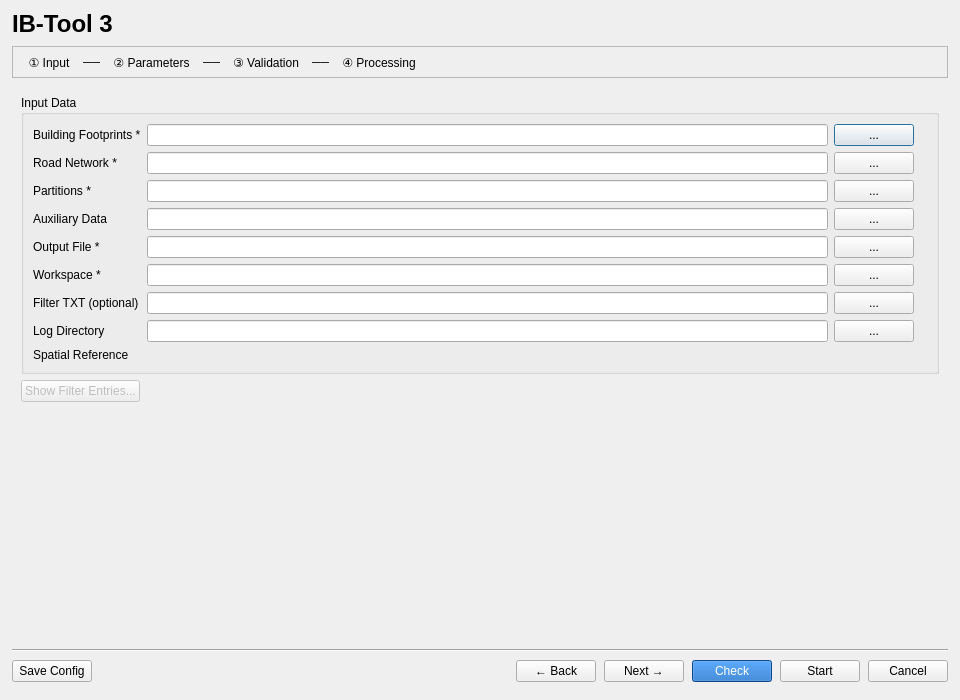
<?xml version="1.0" encoding="UTF-8"?>
<ui version="4.0">
 <class>IBToolDialogBase</class>
 <widget class="QDialog" name="IBToolDialogBase">
  <property name="geometry">
   <rect>
    <x>0</x>
    <y>0</y>
    <width>960</width>
    <height>700</height>
   </rect>
  </property>
  <property name="minimumSize">
   <size>
    <width>960</width>
    <height>700</height>
   </size>
  </property>
  <property name="windowTitle">
   <string>IB-Tool 3</string>
  </property>
  <layout class="QVBoxLayout" name="mainVerticalLayout">
   <property name="spacing">
    <number>8</number>
   </property>
   <property name="leftMargin">
    <number>12</number>
   </property>
   <property name="topMargin">
    <number>10</number>
   </property>
   <property name="rightMargin">
    <number>12</number>
   </property>
   <property name="bottomMargin">
    <number>10</number>
   </property>

   <!-- HEADER -->
   <item>
    <widget class="QLabel" name="label">
     <property name="text">
      <string>IB-Tool 3</string>
     </property>
     <property name="font">
      <font>
       <pointsize>18</pointsize>
       <weight>75</weight>
       <bold>true</bold>
      </font>
     </property>
    </widget>
   </item>

   <!-- STEP INDICATOR -->
   <item>
    <widget class="QFrame" name="stepIndicatorFrame">
     <property name="frameShape">
      <enum>QFrame::StyledPanel</enum>
     </property>
     <property name="frameShadow">
      <enum>QFrame::Raised</enum>
     </property>
     <layout class="QHBoxLayout" name="stepIndicatorLayout">
      <property name="leftMargin">
       <number>8</number>
      </property>
      <property name="rightMargin">
       <number>8</number>
      </property>
      <property name="topMargin">
       <number>4</number>
      </property>
      <property name="bottomMargin">
       <number>4</number>
      </property>
      <item>
       <widget class="QToolButton" name="stepBtn0">
        <property name="text">
         <string>① Input</string>
        </property>
        <property name="autoRaise">
         <bool>true</bool>
        </property>
       </widget>
      </item>
      <item>
       <widget class="QLabel" name="stepSep0">
        <property name="text">
         <string>──</string>
        </property>
       </widget>
      </item>
      <item>
       <widget class="QToolButton" name="stepBtn1">
        <property name="text">
         <string>② Parameters</string>
        </property>
        <property name="autoRaise">
         <bool>true</bool>
        </property>
       </widget>
      </item>
      <item>
       <widget class="QLabel" name="stepSep1">
        <property name="text">
         <string>──</string>
        </property>
       </widget>
      </item>
      <item>
       <widget class="QToolButton" name="stepBtn2">
        <property name="text">
         <string>③ Validation</string>
        </property>
        <property name="autoRaise">
         <bool>true</bool>
        </property>
       </widget>
      </item>
      <item>
       <widget class="QLabel" name="stepSep2">
        <property name="text">
         <string>──</string>
        </property>
       </widget>
      </item>
      <item>
       <widget class="QToolButton" name="stepBtn3">
        <property name="text">
         <string>④ Processing</string>
        </property>
        <property name="autoRaise">
         <bool>true</bool>
        </property>
       </widget>
      </item>
      <item>
       <spacer name="stepSpacer">
        <property name="orientation">
         <enum>Qt::Horizontal</enum>
        </property>
        <property name="sizeHint" stdset="0">
         <size>
          <width>40</width>
          <height>20</height>
         </size>
        </property>
       </spacer>
      </item>
     </layout>
    </widget>
   </item>

   <!-- STACKED WIDGET -->
   <item>
    <widget class="QStackedWidget" name="stackedWidget">

     <!-- PAGE 0: EINGABEDATEN -->
     <widget class="QWidget" name="page0Eingabe">
      <layout class="QVBoxLayout" name="page0Layout">
       <item>
        <widget class="QGroupBox" name="groupBoxInputData">
         <property name="title">
          <string>Input Data</string>
         </property>
         <layout class="QGridLayout" name="inputDataGridLayout">
          <property name="verticalSpacing">
           <number>6</number>
          </property>

          <!-- Row 0: Building Footprints -->
          <item row="0" column="0">
           <widget class="QLabel" name="labelHu">
            <property name="text">
             <string>Building Footprints *</string>
            </property>
            <property name="minimumWidth">
             <number>170</number>
            </property>
           </widget>
          </item>
          <item row="0" column="1">
           <widget class="QLineEdit" name="HuPath">
            <property name="text">
             <string/>
            </property>
           </widget>
          </item>
          <item row="0" column="2">
           <widget class="QPushButton" name="HuButton">
            <property name="text">
             <string>...</string>
            </property>
            <property name="maximumWidth">
             <number>32</number>
            </property>
           </widget>
          </item>
          <item row="0" column="3">
           <widget class="QLabel" name="HuPathStatus">
            <property name="text">
             <string/>
            </property>
            <property name="minimumWidth">
             <number>120</number>
            </property>
           </widget>
          </item>

          <!-- Row 1: Road Network -->
          <item row="1" column="0">
           <widget class="QLabel" name="labelRn">
            <property name="text">
             <string>Road Network *</string>
            </property>
           </widget>
          </item>
          <item row="1" column="1">
           <widget class="QLineEdit" name="RnPath">
            <property name="text">
             <string/>
            </property>
           </widget>
          </item>
          <item row="1" column="2">
           <widget class="QPushButton" name="RnButton">
            <property name="text">
             <string>...</string>
            </property>
            <property name="maximumWidth">
             <number>32</number>
            </property>
           </widget>
          </item>
          <item row="1" column="3">
           <widget class="QLabel" name="RnPathStatus">
            <property name="text">
             <string/>
            </property>
           </widget>
          </item>

          <!-- Row 2: Partitions -->
          <item row="2" column="0">
           <widget class="QLabel" name="labelPart">
            <property name="text">
             <string>Partitions *</string>
            </property>
           </widget>
          </item>
          <item row="2" column="1">
           <widget class="QLineEdit" name="PartPath">
            <property name="text">
             <string/>
            </property>
           </widget>
          </item>
          <item row="2" column="2">
           <widget class="QPushButton" name="PartButton">
            <property name="text">
             <string>...</string>
            </property>
            <property name="maximumWidth">
             <number>32</number>
            </property>
           </widget>
          </item>
          <item row="2" column="3">
           <widget class="QLabel" name="PartPathStatus">
            <property name="text">
             <string/>
            </property>
           </widget>
          </item>

          <!-- Row 3: Auxiliary Data -->
          <item row="3" column="0">
           <widget class="QLabel" name="labelAux">
            <property name="text">
             <string>Auxiliary Data</string>
            </property>
           </widget>
          </item>
          <item row="3" column="1">
           <widget class="QLineEdit" name="AuxPath">
            <property name="text">
             <string/>
            </property>
           </widget>
          </item>
          <item row="3" column="2">
           <widget class="QPushButton" name="AuxButton">
            <property name="text">
             <string>...</string>
            </property>
            <property name="maximumWidth">
             <number>32</number>
            </property>
           </widget>
          </item>
          <item row="3" column="3">
           <widget class="QLabel" name="AuxPathStatus">
            <property name="text">
             <string/>
            </property>
           </widget>
          </item>

          <!-- Row 4: Output File -->
          <item row="4" column="0">
           <widget class="QLabel" name="labelOutput">
            <property name="text">
             <string>Output File *</string>
            </property>
           </widget>
          </item>
          <item row="4" column="1">
           <widget class="QLineEdit" name="OutputPath">
            <property name="text">
             <string/>
            </property>
           </widget>
          </item>
          <item row="4" column="2">
           <widget class="QPushButton" name="OutputButton">
            <property name="text">
             <string>...</string>
            </property>
            <property name="maximumWidth">
             <number>32</number>
            </property>
           </widget>
          </item>
          <item row="4" column="3">
           <widget class="QLabel" name="OutputPathStatus">
            <property name="text">
             <string/>
            </property>
           </widget>
          </item>

          <!-- Row 5: Workspace -->
          <item row="5" column="0">
           <widget class="QLabel" name="labelWorkspace">
            <property name="text">
             <string>Workspace *</string>
            </property>
           </widget>
          </item>
          <item row="5" column="1">
           <widget class="QLineEdit" name="WorkspacePath">
            <property name="text">
             <string/>
            </property>
           </widget>
          </item>
          <item row="5" column="2">
           <widget class="QPushButton" name="WorkspaceButton">
            <property name="text">
             <string>...</string>
            </property>
            <property name="maximumWidth">
             <number>32</number>
            </property>
           </widget>
          </item>
          <item row="5" column="3">
           <widget class="QLabel" name="WorkspacePathStatus">
            <property name="text">
             <string/>
            </property>
           </widget>
          </item>

          <!-- Row 6: Filter TXT -->
          <item row="6" column="0">
           <widget class="QLabel" name="labelFilter">
            <property name="text">
             <string>Filter TXT (optional)</string>
            </property>
           </widget>
          </item>
          <item row="6" column="1">
           <widget class="QLineEdit" name="FilterPath">
            <property name="text">
             <string/>
            </property>
           </widget>
          </item>
          <item row="6" column="2">
           <widget class="QPushButton" name="FilterButton">
            <property name="text">
             <string>...</string>
            </property>
            <property name="maximumWidth">
             <number>32</number>
            </property>
           </widget>
          </item>
          <item row="6" column="3">
           <widget class="QLabel" name="FilterPathStatus">
            <property name="text">
             <string/>
            </property>
           </widget>
          </item>

          <!-- Row 7: Log Directory -->
          <item row="7" column="0">
           <widget class="QLabel" name="labelLogDir">
            <property name="text">
             <string>Log Directory</string>
            </property>
           </widget>
          </item>
          <item row="7" column="1">
           <widget class="QLineEdit" name="LogDirPath">
            <property name="text">
             <string/>
            </property>
           </widget>
          </item>
          <item row="7" column="2">
           <widget class="QPushButton" name="LogDirButton">
            <property name="text">
             <string>...</string>
            </property>
            <property name="maximumWidth">
             <number>32</number>
            </property>
           </widget>
          </item>
          <item row="7" column="3">
           <widget class="QLabel" name="LogDirPathStatus">
            <property name="text">
             <string/>
            </property>
           </widget>
          </item>

          <!-- Row 8: Spatial Reference -->
          <item row="8" column="0">
           <widget class="QLabel" name="labelSpatialRef">
            <property name="text">
             <string>Spatial Reference</string>
            </property>
           </widget>
          </item>
          <item row="8" column="1" colspan="2">
           <widget class="QgsProjectionSelectionWidget" name="SpatialReferenceBox"/>
          </item>

         </layout>
        </widget>
       </item>

       <!-- Filter Preview Button -->
       <item>
        <layout class="QHBoxLayout">
         <item>
          <widget class="QPushButton" name="showFilterButton">
           <property name="text">
            <string>Show Filter Entries...</string>
           </property>
           <property name="enabled">
            <bool>false</bool>
           </property>
          </widget>
         </item>
         <item>
          <spacer>
           <property name="orientation">
            <enum>Qt::Horizontal</enum>
           </property>
           <property name="sizeHint" stdset="0">
            <size>
             <width>40</width>
             <height>20</height>
            </size>
           </property>
          </spacer>
         </item>
        </layout>
       </item>

       <item>
        <spacer>
         <property name="orientation">
          <enum>Qt::Vertical</enum>
         </property>
         <property name="sizeHint" stdset="0">
          <size>
           <width>20</width>
           <height>40</height>
          </size>
         </property>
        </spacer>
       </item>
      </layout>
     </widget>

     <!-- PAGE 1: PARAMETER -->
     <widget class="QWidget" name="page1Parameter">
      <layout class="QVBoxLayout" name="page1Layout">
       <item>
        <widget class="QGroupBox" name="groupBoxParameters">
         <property name="title">
          <string>Settlement Analysis</string>
         </property>
         <layout class="QFormLayout" name="formLayoutParams">
          <property name="fieldGrowthPolicy">
           <enum>QFormLayout::AllNonFixedFieldsGrow</enum>
          </property>
          <property name="rowWrapPolicy">
           <enum>QFormLayout::DontWrapRows</enum>
          </property>
          <property name="horizontalSpacing">
           <number>16</number>
          </property>
          <property name="verticalSpacing">
           <number>8</number>
          </property>

          <item row="0" column="0">
           <widget class="QLabel" name="labelMinOverlap">
            <property name="text">
             <string>Min. Block Overlap (%)</string>
            </property>
            <property name="toolTip">
             <string>Minimum percentage overlap of inner blocks (0–100). Recommended: 15–25</string>
            </property>
           </widget>
          </item>
          <item row="0" column="1">
           <widget class="QSpinBox" name="MinOverlapBlocksBox">
            <property name="alignment">
             <set>Qt::AlignRight|Qt::AlignTrailing|Qt::AlignVCenter</set>
            </property>
            <property name="minimum">
             <number>0</number>
            </property>
            <property name="maximum">
             <number>100</number>
            </property>
            <property name="value">
             <number>18</number>
            </property>
           </widget>
          </item>

          <item row="1" column="0">
           <widget class="QLabel" name="labelGlobalDensity">
            <property name="text">
             <string>Global Footprint Density (%)</string>
            </property>
            <property name="toolTip">
             <string>Global building footprint density in %. Value 0 = calculate automatically.</string>
            </property>
           </widget>
          </item>
          <item row="1" column="1">
           <widget class="QSpinBox" name="GlobalFootprintDensityBox">
            <property name="alignment">
             <set>Qt::AlignRight|Qt::AlignTrailing|Qt::AlignVCenter</set>
            </property>
            <property name="minimum">
             <number>0</number>
            </property>
            <property name="maximum">
             <number>100</number>
            </property>
            <property name="value">
             <number>0</number>
            </property>
           </widget>
          </item>

          <item row="2" column="0">
           <widget class="QLabel" name="labelMinArea">
            <property name="text">
             <string>Min. Building Area (sqm)</string>
            </property>
            <property name="toolTip">
             <string>Minimum building footprint area in sqm. Smaller buildings are ignored. Recommended: 50–100 sqm</string>
            </property>
           </widget>
          </item>
          <item row="2" column="1">
           <widget class="QSpinBox" name="MinAreaBox">
            <property name="alignment">
             <set>Qt::AlignRight|Qt::AlignTrailing|Qt::AlignVCenter</set>
            </property>
            <property name="minimum">
             <number>1</number>
            </property>
            <property name="maximum">
             <number>10000</number>
            </property>
            <property name="value">
             <number>57</number>
            </property>
           </widget>
          </item>

          <item row="3" column="0">
           <widget class="QLabel" name="labelMinBdgCount">
            <property name="text">
             <string>Min. Building Count</string>
            </property>
            <property name="toolTip">
             <string>Minimum number of buildings to form a settlement area. Recommended: 10–30</string>
            </property>
           </widget>
          </item>
          <item row="3" column="1">
           <widget class="QSpinBox" name="MinBdgCountBox">
            <property name="alignment">
             <set>Qt::AlignRight|Qt::AlignTrailing|Qt::AlignVCenter</set>
            </property>
            <property name="minimum">
             <number>1</number>
            </property>
            <property name="maximum">
             <number>10000</number>
            </property>
            <property name="value">
             <number>20</number>
            </property>
           </widget>
          </item>

          <item row="4" column="0">
           <widget class="QLabel" name="labelMinPatchSize">
            <property name="text">
             <string>Min. Patch Size (sqm)</string>
            </property>
            <property name="toolTip">
             <string>Minimum size of an inner area patch in sqm. Recommended: 5000–20000 sqm</string>
            </property>
           </widget>
          </item>
          <item row="4" column="1">
           <widget class="QSpinBox" name="MinPatchSizeBox">
            <property name="alignment">
             <set>Qt::AlignRight|Qt::AlignTrailing|Qt::AlignVCenter</set>
            </property>
            <property name="maximum">
             <number>1000000</number>
            </property>
            <property name="singleStep">
             <number>100</number>
            </property>
            <property name="value">
             <number>10000</number>
            </property>
           </widget>
          </item>

          <item row="5" column="0">
           <widget class="QLabel" name="labelMaxHoleSize">
            <property name="text">
             <string>Max. Hole Size (sqm)</string>
            </property>
            <property name="toolTip">
             <string>Maximum size of holes in sqm that are automatically closed. Recommended: 5000–20000 sqm</string>
            </property>
           </widget>
          </item>
          <item row="5" column="1">
           <widget class="QSpinBox" name="MaxHoleSizeBox">
            <property name="alignment">
             <set>Qt::AlignRight|Qt::AlignTrailing|Qt::AlignVCenter</set>
            </property>
            <property name="maximum">
             <number>1000000</number>
            </property>
            <property name="singleStep">
             <number>100</number>
            </property>
            <property name="value">
             <number>10000</number>
            </property>
           </widget>
          </item>

          <item row="6" column="0">
           <widget class="QLabel" name="labelMaxGapSize">
            <property name="text">
             <string>Max. Gap Size (sqm)</string>
            </property>
            <property name="toolTip">
             <string>Maximum size of gaps in sqm that are closed. Recommended: 2000–10000 sqm</string>
            </property>
           </widget>
          </item>
          <item row="6" column="1">
           <widget class="QSpinBox" name="MaxGapSizeBox">
            <property name="alignment">
             <set>Qt::AlignRight|Qt::AlignTrailing|Qt::AlignVCenter</set>
            </property>
            <property name="maximum">
             <number>100000</number>
            </property>
            <property name="singleStep">
             <number>100</number>
            </property>
            <property name="value">
             <number>4900</number>
            </property>
           </widget>
          </item>

         </layout>
        </widget>
       </item>
       <item>
        <spacer>
         <property name="orientation">
          <enum>Qt::Vertical</enum>
         </property>
         <property name="sizeHint" stdset="0">
          <size>
           <width>20</width>
           <height>40</height>
          </size>
         </property>
        </spacer>
       </item>
      </layout>
     </widget>

     <!-- PAGE 2: VALIDIERUNG & DEBUGGING -->
     <widget class="QWidget" name="page2Validierung">
      <layout class="QVBoxLayout" name="page2Layout">

       <!-- Validation Checklist -->
       <item>
        <widget class="QGroupBox" name="groupBoxValidation">
         <property name="title">
          <string>Validation Checklist</string>
         </property>
         <layout class="QVBoxLayout">
          <item>
           <widget class="QListWidget" name="validationChecklist">
            <item>
             <property name="text">
              <string>(no validation run yet)</string>
             </property>
            </item>
           </widget>
          </item>
         </layout>
        </widget>
       </item>

       <!-- Debugging -->
       <item>
        <widget class="QGroupBox" name="groupBoxDebugging">
         <property name="title">
          <string>Debugging</string>
         </property>
         <layout class="QFormLayout" name="formLayoutDebug">
          <property name="fieldGrowthPolicy">
           <enum>QFormLayout::AllNonFixedFieldsGrow</enum>
          </property>
          <property name="horizontalSpacing">
           <number>16</number>
          </property>
          <property name="verticalSpacing">
           <number>6</number>
          </property>

          <item row="0" column="0">
           <widget class="QLabel" name="labelPartStart">
            <property name="text">
             <string>Partition Start (default -1)</string>
            </property>
           </widget>
          </item>
          <item row="0" column="1">
           <widget class="QLineEdit" name="partstartBox">
            <property name="text">
             <string>-1</string>
            </property>
           </widget>
          </item>

          <item row="1" column="0">
           <widget class="QLabel" name="labelPartEnd">
            <property name="text">
             <string>Partition End (default -1)</string>
            </property>
           </widget>
          </item>
          <item row="1" column="1">
           <widget class="QLineEdit" name="partendBox">
            <property name="text">
             <string>-1</string>
            </property>
           </widget>
          </item>

          <item row="2" column="0">
           <widget class="QLabel" name="labelPartList">
            <property name="text">
             <string>Partition List (default #)</string>
            </property>
           </widget>
          </item>
          <item row="2" column="1">
           <widget class="QLineEdit" name="partlistBox">
            <property name="text">
             <string>#</string>
            </property>
           </widget>
          </item>

          <item row="3" column="0">
           <widget class="QLabel" name="labelLogLevel">
            <property name="text">
             <string>Log Level</string>
            </property>
           </widget>
          </item>
          <item row="3" column="1">
           <widget class="QComboBox" name="LogLevelBox">
           </widget>
          </item>

          <item row="4" column="0">
           <widget class="QLabel" name="labelPartLog">
            <property name="text">
             <string>Delete PartLog at Start</string>
            </property>
           </widget>
          </item>
          <item row="4" column="1">
           <widget class="QCheckBox" name="PartLogBox">
            <property name="text">
             <string/>
            </property>
            <property name="checked">
             <bool>true</bool>
            </property>
           </widget>
          </item>

          <item row="5" column="0">
           <widget class="QLabel" name="labelDebugMode">
            <property name="text">
             <string>Save Faulty Features (Debug Mode)</string>
            </property>
           </widget>
          </item>
          <item row="5" column="1">
           <widget class="QCheckBox" name="DebugModeBox">
            <property name="text">
             <string/>
            </property>
            <property name="checked">
             <bool>false</bool>
            </property>
           </widget>
          </item>

         </layout>
        </widget>
       </item>

      </layout>
     </widget>

     <!-- PAGE 3: VERARBEITUNG & ERGEBNIS -->
     <widget class="QWidget" name="page3Verarbeitung">
      <layout class="QVBoxLayout" name="page3Layout">

       <!-- Phase Label -->
       <item>
        <widget class="QLabel" name="phaseLabel">
         <property name="text">
          <string>Ready</string>
         </property>
         <property name="font">
          <font>
           <weight>75</weight>
           <bold>true</bold>
          </font>
         </property>
        </widget>
       </item>

       <!-- Progress Bar -->
       <item>
        <widget class="QProgressBar" name="ProgressBar">
         <property name="value">
          <number>0</number>
         </property>
        </widget>
       </item>

       <!-- Message Box -->
       <item>
        <widget class="QPlainTextEdit" name="MessageBox">
        </widget>
       </item>

       <!-- Copy Log Button -->
       <item>
        <layout class="QHBoxLayout">
         <item>
          <widget class="QPushButton" name="copyLogButton">
           <property name="text">
            <string>Copy Log</string>
           </property>
          </widget>
         </item>
         <item>
          <spacer>
           <property name="orientation">
            <enum>Qt::Horizontal</enum>
           </property>
           <property name="sizeHint" stdset="0">
            <size>
             <width>40</width>
             <height>20</height>
            </size>
           </property>
          </spacer>
         </item>
        </layout>
       </item>

       <!-- Result Actions Frame (initially hidden) -->
       <item>
        <widget class="QFrame" name="resultActionsFrame">
         <property name="visible">
          <bool>false</bool>
         </property>
         <property name="frameShape">
          <enum>QFrame::StyledPanel</enum>
         </property>
         <layout class="QHBoxLayout">
          <item>
           <widget class="QPushButton" name="resultLoadButton">
            <property name="text">
             <string>Load Result</string>
            </property>
           </widget>
          </item>
          <item>
           <widget class="QPushButton" name="resultOpenDirButton">
            <property name="text">
             <string>Open Directory</string>
            </property>
           </widget>
          </item>
          <item>
           <widget class="QPushButton" name="resultExportLogButton">
            <property name="text">
             <string>Export Log</string>
            </property>
           </widget>
          </item>
          <item>
           <spacer>
            <property name="orientation">
             <enum>Qt::Horizontal</enum>
            </property>
            <property name="sizeHint" stdset="0">
             <size>
              <width>40</width>
              <height>20</height>
             </size>
            </property>
           </spacer>
          </item>
         </layout>
        </widget>
       </item>

      </layout>
     </widget>

    </widget>
   </item>

   <!-- FOOTER SEPARATOR -->
   <item>
    <widget class="QFrame" name="footerSeparator">
     <property name="frameShape">
      <enum>QFrame::HLine</enum>
     </property>
     <property name="frameShadow">
      <enum>QFrame::Sunken</enum>
     </property>
    </widget>
   </item>

   <!-- FOOTER BUTTONS -->
   <item>
    <layout class="QHBoxLayout" name="footerLayout">
     <item>
      <widget class="QPushButton" name="SaveConfigButton">
       <property name="text">
        <string>Save Config</string>
       </property>
      </widget>
     </item>
     <item>
      <spacer>
       <property name="orientation">
        <enum>Qt::Horizontal</enum>
       </property>
       <property name="sizeHint" stdset="0">
        <size>
         <width>40</width>
         <height>20</height>
        </size>
       </property>
      </spacer>
     </item>
     <item>
      <widget class="QPushButton" name="backButton">
       <property name="text">
        <string>← Back</string>
       </property>
      </widget>
     </item>
     <item>
      <widget class="QPushButton" name="nextButton">
       <property name="text">
        <string>Next →</string>
       </property>
      </widget>
     </item>
     <item>
      <widget class="QPushButton" name="CheckButton">
       <property name="text">
        <string>Check</string>
       </property>
       <property name="styleSheet">
        <string>QPushButton { background-color: #1565C0; color: white; }</string>
       </property>
      </widget>
     </item>
     <item>
      <widget class="QPushButton" name="StartButton">
       <property name="text">
        <string>Start</string>
       </property>
      </widget>
     </item>
     <item>
      <widget class="QPushButton" name="CancelButton">
       <property name="text">
        <string>Cancel</string>
       </property>
      </widget>
     </item>
    </layout>
   </item>

   <!-- HIDDEN FILTER DATA (txtPositive/txtNegative for ibtool.py compatibility) -->
   <!-- Will be migrated to FilterPreviewDialog in Sprint 4 -->
   <item>
    <widget class="QFrame" name="filterDataFrame">
     <property name="visible">
      <bool>false</bool>
     </property>
     <property name="maximumSize">
      <size>
       <width>16777215</width>
       <height>0</height>
      </size>
     </property>
     <layout class="QHBoxLayout" name="filterDataLayout">
      <property name="leftMargin">
       <number>0</number>
      </property>
      <property name="topMargin">
       <number>0</number>
      </property>
      <property name="rightMargin">
       <number>0</number>
      </property>
      <property name="bottomMargin">
       <number>0</number>
      </property>
      <item>
       <widget class="QPlainTextEdit" name="txtPositive"/>
      </item>
      <item>
       <widget class="QPlainTextEdit" name="txtNegative"/>
      </item>
     </layout>
    </widget>
   </item>

  </layout>
 </widget>
 <customwidgets>
  <customwidget>
   <class>QgsProjectionSelectionWidget</class>
   <extends>QWidget</extends>
   <header>qgsprojectionselectionwidget.h</header>
  </customwidget>
 </customwidgets>
 <resources/>
 <connections/>
</ui>
